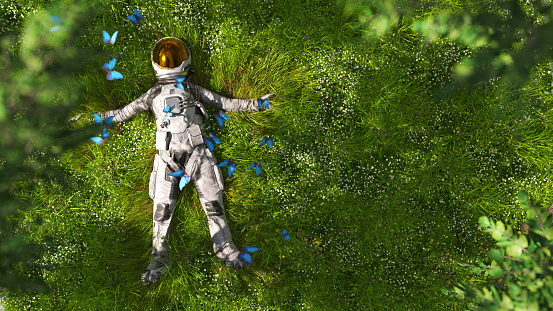
#> input picture demo.jpg, 553 x 311 px
$ python '12.Histogram Computation.py'
#> lines starting #> are read from the running program, lines starting #| are printed output that depends on the picture; after the words box and inside, x2 and y2 are one past the last pixel; in counts of white or black regions, pixels touching at a corner belong together
import cv2 as cv
import matplotlib.pyplot as plt
import numpy as np

img = cv.imread('demo.jpg')
#> img is the input picture: shape (311, 553, 3); mean B, G, R 30.5, 92.1, 72
cv.imshow('Cats', img)

blank = np.zeros(img.shape[:2], dtype='uint8')

# gray = cv.cvtColor(img, cv.COLOR_BGR2GRAY)
# cv.imshow('Gray', gray)

mask = cv.circle(blank, (img.shape[1]//2,img.shape[0]//2), 100, 255, -1)
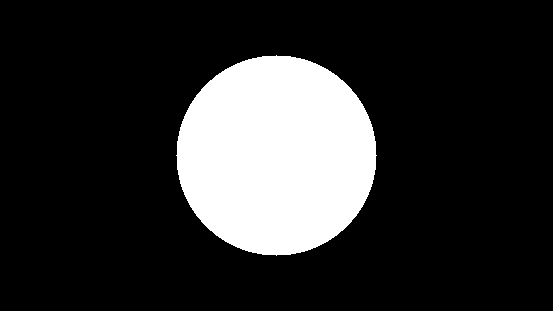
#> blank: shape (311, 553); 18.3% white; 1 white region, box (x1, y1, x2, y2) and area: (176, 55, 377, 256) 31417

masked = cv.bitwise_and(img,img,mask=mask)
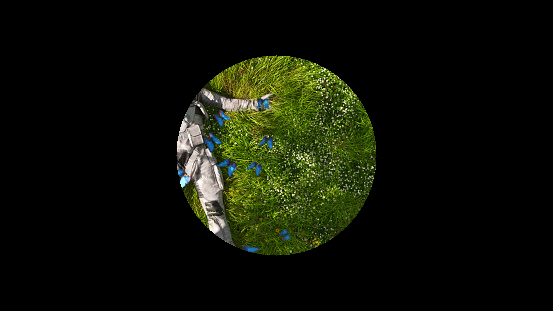
#> masked: shape (311, 553, 3); mean B, G, R 6.8, 17.3, 14.4
cv.imshow('Mask', masked)

# [12 lines of commented-out code are left out]

plt.figure()
plt.title('Colour Histogram')
plt.xlabel('Bins')
plt.ylabel('# of pixels')
colors = ('b', 'g', 'r')
for i,col in enumerate(colors):
    hist = cv.calcHist([img], [i], mask, [256], [0,256])
    plt.plot(hist, color=col)
    plt.xlim([0,256])

plt.show()
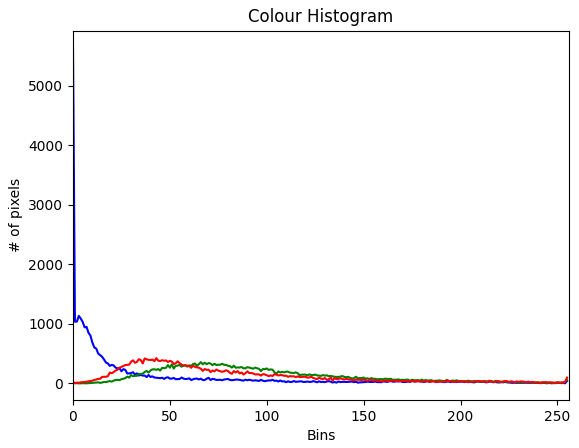
#> figure drawn by matplotlib, 1 panel; curve peaks at x = 0, y = 5648; curve peaks at x = 66, y = 358; curve peaks at x = 43, y = 425

cv.waitKey(0)
